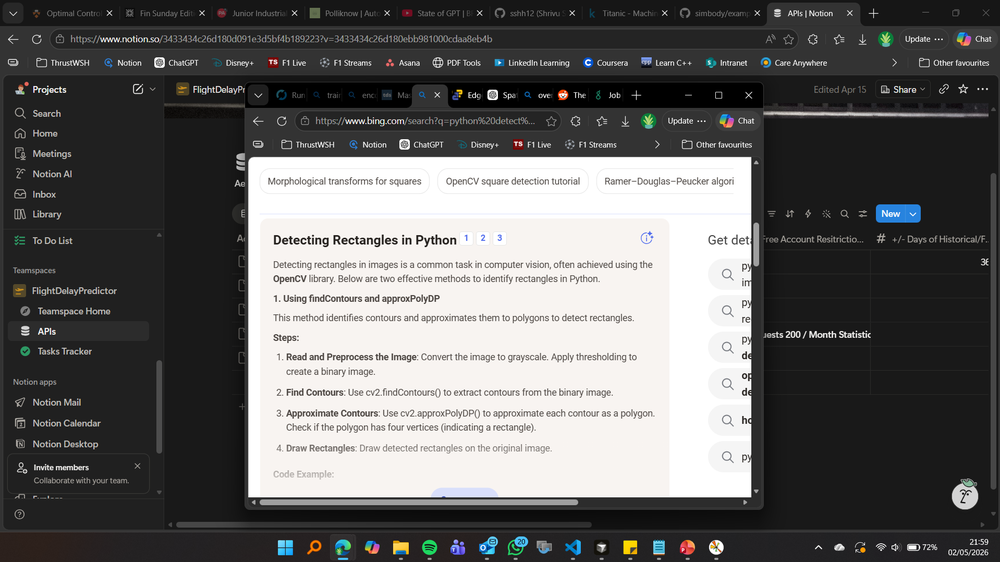
#> input picture snaps/screen.png, 1000 x 562 px, shrunk from 1918 x 1078 before the run
$ python windows.py   (older library calls are emulated)
#> lines starting #> are read from the running program, lines starting #| are printed output that depends on the picture; after the words box and inside, x2 and y2 are one past the last pixel; in counts of white or black regions, pixels touching at a corner belong together
import cv2
import matplotlib.pyplot as plt
import numpy as np

class Window:
    def __init__(self, bbox=(0,0,0,0)):
        self.bbox = bbox # (left, top, right, bottom), (x0, y0, x1, y1) where 0 is the top-left corner and 1 is the bottom-right corner of the bounding box
        self.x = self.bbox[0] # top-left x coordinate
        self.y = self.bbox[1] # top-left y coordinate
        self.dx = self.bbox[2] - self.bbox[0] # horizontal side length, (x1 - x0)
        self.dy = self.bbox[3] - self.bbox[1] # vertical side length, (y1 - y0)
        self.area = self.calcArea() # area of the bounding box

    def calcArea(self):
        return self.dx*self.dy

    def plot(self, ax=None):
        x = [
            self.bbox[0],           # top-left
            self.bbox[0] + self.dx, # top-right
            self.bbox[0] + self.dx, # bottom-right
            self.bbox[0],           # bottom-left
            self.bbox[0]            # repeat top-left
        ]
        y = [
            self.bbox[1],           # top-left
            self.bbox[1],           # top-right
            self.bbox[1] + self.dy, # bottom-right
            self.bbox[1] + self.dy, # bottom-left
            self.bbox[1]            # repeat top-left
        ]
        if ax is None:
            plt.plot(x, y)
        else:
            ax.plot(x, y)


def dispCurrentWindow(fig, currentWindow, img):
    """
    Grey out region around current window on-screen.
    Args:
        currentWindow (Window): Currently selected window for snipping with the cursor inside it.
    """
    rgb = np.array(img)
    gray = cv2.cvtColor(rgb, cv2.COLOR_BGR2GRAY)
    gray_rbg = np.stack((gray,)*3, axis=-1)  # make grayscale image 3-channel to accommodate later rgb addition

    # replace current window with rgb image (surrounding area grayscale)
    gray_rbg[currentWindow.bbox[1]:currentWindow.bbox[3], currentWindow.bbox[0]:currentWindow.bbox[2]] = rgb[currentWindow.bbox[1]:currentWindow.bbox[3], currentWindow.bbox[0]:currentWindow.bbox[2]]

    manager = fig.canvas.manager
    first_render = not getattr(fig, '_has_been_shown', False)

    ax = fig.gca()
    ax.clear()
    ax.axis('off')  # hide axes, ticks, and labels
    ax.set_xlim(0, gray_rbg.shape[1])
    ax.set_ylim(gray_rbg.shape[0], 0)
    ax.imshow(gray_rbg, aspect='auto', origin='upper', interpolation='nearest')
    currentWindow.plot(ax=ax) # plot bounding box perimeter

    if first_render:
        fig.canvas.draw()  # paint content before showing the window
        try:
            manager.window.deiconify()
        except Exception:
            try:
                manager.window.show()
            except Exception:
                pass
        fig._has_been_shown = True
    else:
        fig.canvas.draw_idle() # update fig

    plt.pause(0.0001) # pause to allow fig to render


def poly2Rect(poly):
    """
    Convert poly defined by four (x,y) pairs of vertices into rectangular bounding box, defined by (left, top, right, bottom) pixel locations.
    Args:
        poly (list): four (x,y) pairs of int values defining coordinates of each vertex of a polygon.
    Returns:
        bbox (tuple): four int values defining the top-left and bottom-right vertices of a rectangle, (left, top, right, bottom).
    """
    nVertices = 4
    # Separate x and y pixel coordinates
    x = [poly[i][0][0] for i in range(nVertices)]
    y = [poly[i][0][1] for i in range(nVertices)]

    bbox = (min(x), min(y), max(x), max(y))  # (left, top, right, bottom)

    return bbox

def getEdges(img, ksize=3, isDebug=False):
    """
    Detect horizontal anf vertical edges in image.
    Args:
        img (PIL.Image.Image): image in which to find edges
        ksize (int): kernel size for sobol, typically 3, 5 or 7
        isDebug (bool): set to true to plot output images intended for debugging
    Returns:
        edges (np.array): grayscale image identifying edge locations. Values assigned to each pixel. If >0, the pixel lies on an edge.
    """
    # Convert image to array
    img_array = np.array(img)

    # Convert to greyscale for edge detection
    gray = cv2.cvtColor(img_array, cv2.COLOR_BGR2GRAY)

    # Detect vertical edges
    sobel_x = cv2.Sobel(gray, ddepth=cv2.CV_64F, dx=1, dy=0, ksize=ksize) # first derivative in x direction
    sobel_x = cv2.convertScaleAbs(sobel_x) # convert to absolute values (gradient can be negative)

    # Detect horizontal edges
    sobel_y = cv2.Sobel(gray, ddepth=cv2.CV_64F, dx=0, dy=1, ksize=ksize) # first derivative in y direction
    sobel_y = cv2.convertScaleAbs(sobel_y)

    edges = cv2.bitwise_xor(sobel_x, sobel_y)
    # edges = cv2.Canny(gray, 100, 150) # Canny edge detection, min and max thresholds for edges

    if isDebug:
        # [9 lines of commented-out code are left out]

        plt.figure(figsize=(8, 6))
        plt.imshow(edges, cmap="gray")
        plt.title("Edges")
        plt.axis("off")

        plt.show()

    return edges

def getContours(edges, img, isDebug=False):
    """
    Extract each contour from edge image.
    Args:
        edges (np.array): 0-255 for each pixel, 0 if pixel is not on an edge, up to 255 if the pixel is on an edge.
        img (PIL.Image.Image): image (for debug plotting).
        isDebug (bool): set to true to plot output images intended for debugging.
    Returns:
        contours (np.array): vertices describing continuous, closed shapes.
    """
    contours, _ = cv2.findContours(edges, cv2.RETR_LIST, cv2.CHAIN_APPROX_SIMPLE) # RETR_LIST => return all contours unordered
                                                                                  # CHAIN_APPROX_SIMPLE => returns only vertices
    if isDebug:
        img_array = np.array(img)
        cv2.drawContours(img_array, contours, -1, (0, 255, 0), 3)
        cv2.imshow("Contours", img_array)

    return contours

def getBoxes(contours, img, isDebug=False):
    """
    Extract rectangles from contours.
    Args:
        contours (np.array): vertices defining continuous closed shapes.
        img (PIL.Image.Image): image (for debug plotting).
        isDebug (bool): set to true to plot output images intended for debugging.
    Returns:
        bbox (list): List of bounding boxes each storing a list of four (x,y) int pairs defining vertex locations.
    """
    bbox = []
    polys = []
    for contour in contours:
        # rectimate the contour to a polygon
        epsilon = 0.02 * cv2.arcLength(contour, True) # precision term that scales with the contour perimeter
        poly = cv2.approxPolyDP(contour, epsilon, True) # list of four (x,y) pairs defining vertex locations
                                                        # True => return only closed contours
        # Check if polygon has 4 vertices and is convex
        if len(poly) == 4 and cv2.isContourConvex(poly):
            x, y, w, h = cv2.boundingRect(poly)

            if w > 20 and h > 20:  # ignore very small shapes
                polys += [poly]
                bbox += [poly2Rect(poly)]

    if isDebug:
        img_array = np.array(img)
        cv2.drawContours(img_array, polys, -1, (0, 255, 0), 3)
        cv2.imshow("Contours", img_array)

    return bbox

def getWindows(img, isDebug=False):
    """
    Extract rectangular windows from screen for automatic clipping.
    Args:
        img (PIL.Image.Image): image of current screen.
        isDebug (bool): set to true to plot output images for debugging.
    Returns:
        windows (list): List of bounding boxes corresponding to clippable windows. Each bbox stores [left, top, right, bottom] pixel locations defining vertices.
    """
    edges       = getEdges(img, isDebug=isDebug)
    contours    = getContours(edges, img, isDebug=isDebug)
    bbox        = getBoxes(contours, img, isDebug=isDebug)

    bbox += [img.getbbox()] # append full screen bbox
    windows = [Window(rect) for rect in bbox] # convert each bbox to window object

    if isDebug:
        plt.figure(figsize=(8, 6))
        plt.imshow(img)
        plt.title("Windows")
        plt.axis("off")

        for window in windows:
            window.plot()

    return windows

if __name__ == "__main__":
    from PIL import Image

    img = Image.open("snaps/screen.png")
#> img is the input picture: PIL image 1000x562 RGBA; mean R, G, B, A 100, 99.3, 98.8, 255
    getWindows(img, True)
#> in getEdges, `sobel_x = cv2.convertScaleAbs(sobel_x)`:
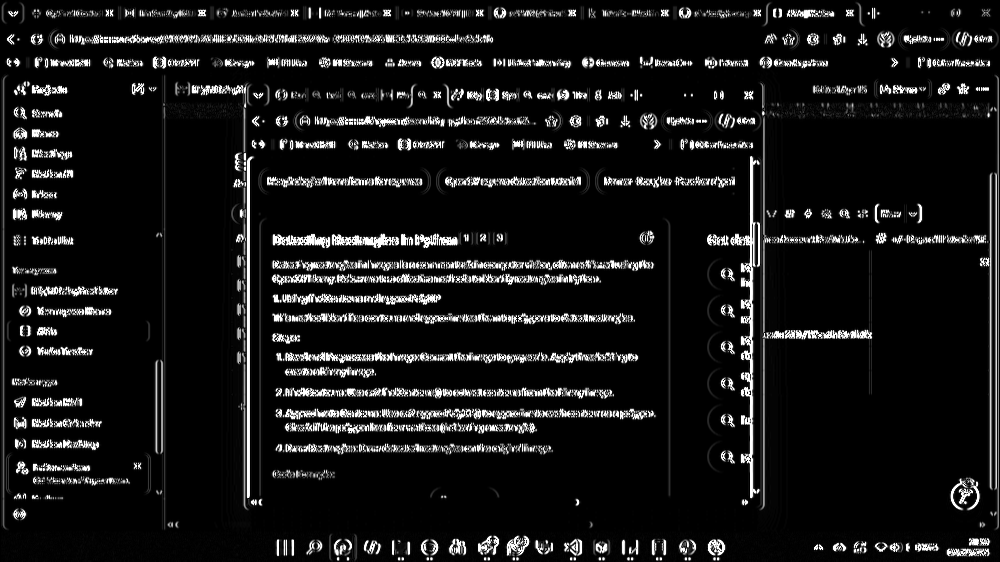
#> sobel_x: shape (562, 1000); min 0, max 255, mean 22.4
#> in getEdges, `sobel_y = cv2.Sobel(gray, ddepth=cv2.CV_64F, dx=0, dy=1, ksize=ksize)`:
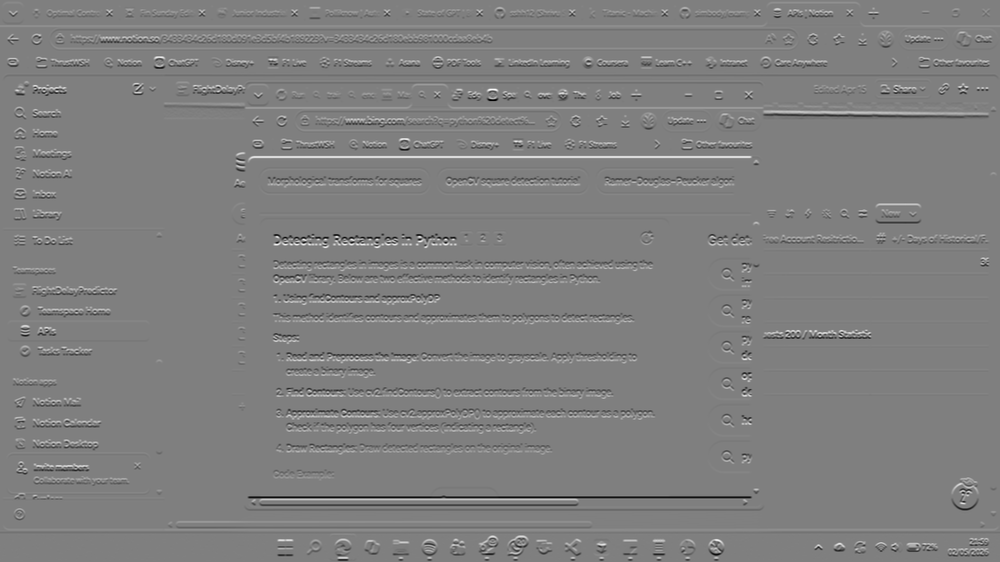
#> sobel_y: shape (562, 1000) float64; min -1020, max 1020, mean 0.2; drawn with min black and max white
#> in getEdges, `sobel_y = cv2.convertScaleAbs(sobel_y)`:
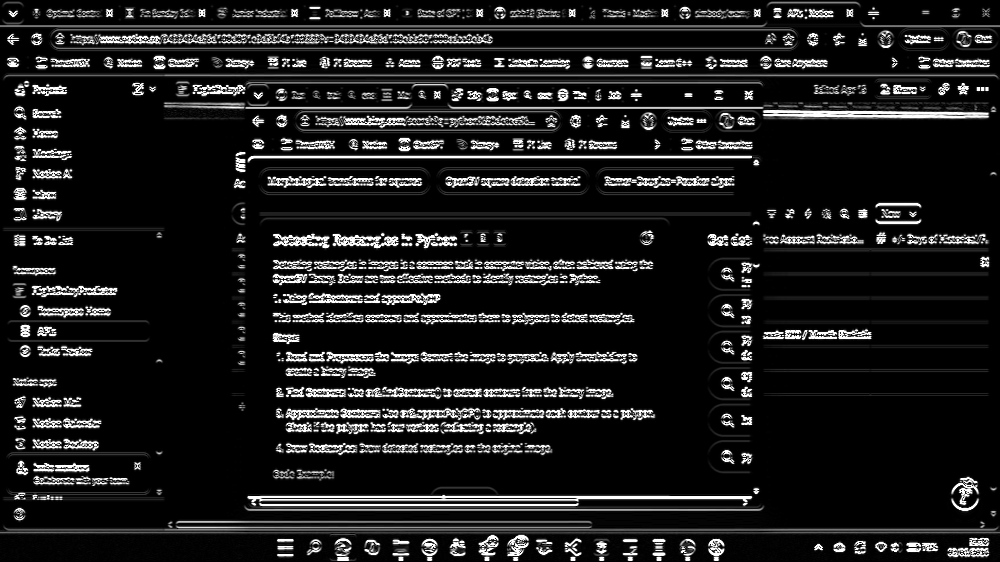
#> sobel_y: shape (562, 1000); min 0, max 255, mean 29
#> in getEdges, `edges = cv2.bitwise_xor(sobel_x, sobel_y)`:
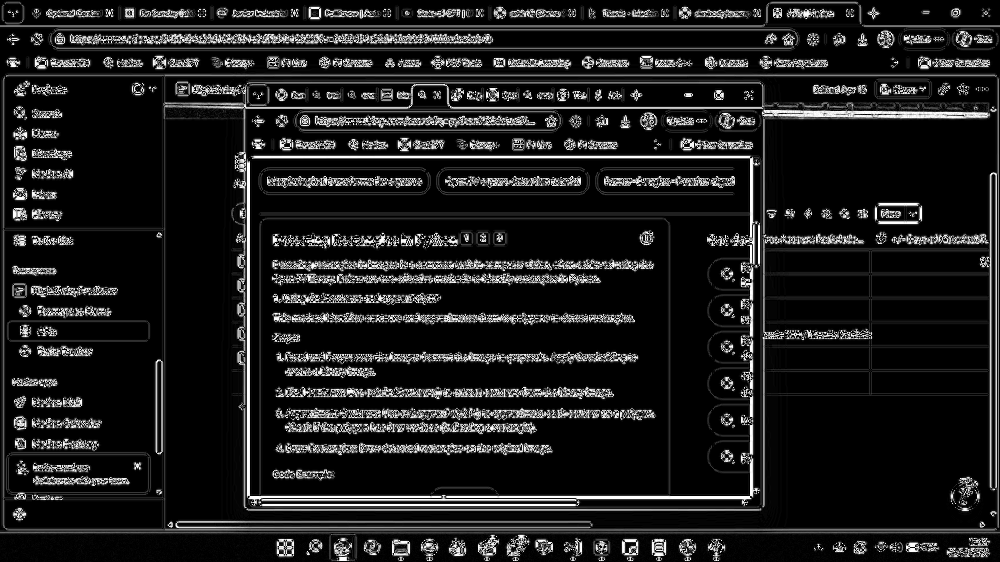
#> edges: shape (562, 1000); min 0, max 255, mean 29.3
#> in getContours, `contours, _ = cv2.findContours(edges, cv2.RETR_LIST, cv2.CHAIN_APPROX_..`: contours = 7175 contours, 6700 with area under 20; largest, box (x1, y1, x2, y2) and area: (0, 54, 1000, 562) 494352, (262, 219, 668, 495) 110474, (5, 231, 162, 497) 28929, (251, 160, 749, 495) 28122, (785, 395, 996, 528) 26614
#> in getContours, `cv2.drawContours(img_array, contours, -1, (0, 255, 0), 3)`:
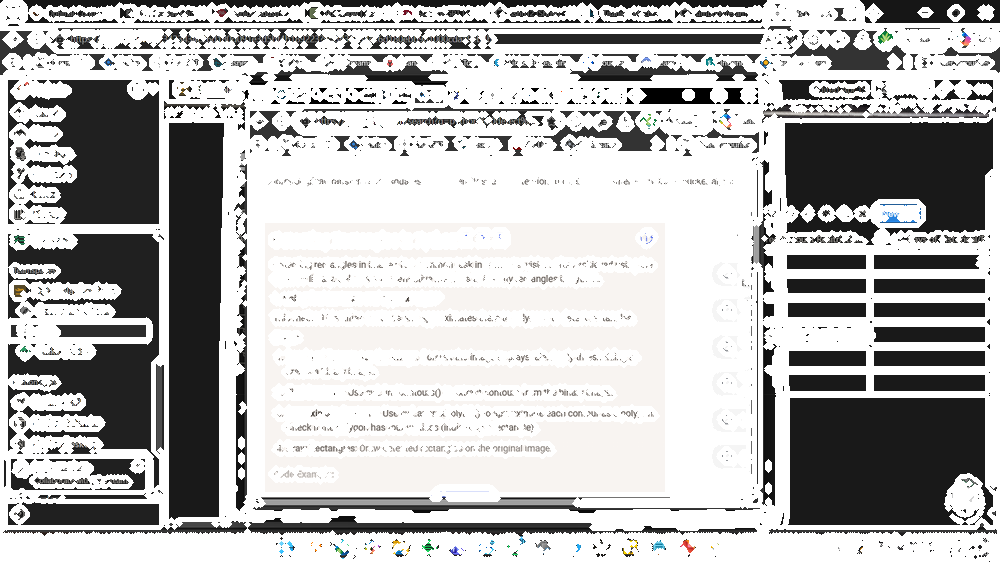
#> img_array: shape (562, 1000, 4); mean R, G, B, A 47.7, 183.7, 47, 118.7; transparent parts drawn white
#> the loop in getBoxes, `for contour in contours:` made 7175 passes
#> (epsilon, poly) on passes 3, 4, 5, 8, 10, 11, 12, 14, 15, 16: (0.113, [[993, 560], [994, 559], [995, 560], [994, 561]]), (0.113, [[979, 560], [980, 559], [981, 560], [980, 561]]), (0.113, [[952, 560], [953, 559], [954, 560], [953, 561]]), (0.113, [[934, 560], [935, 559], [936, 560], [935, 561]]), (0.113, [[914, 560], [915, 559], [916, 560], [915, 561]]), (0.113, [[911, 560], [912, 559], [913, 560], [912, 561]]), (0.113, [[908, 560], [909, 559], [910, 560], [909, 561]]), (0.113, [[874, 560], [875, 559], [876, 560], [875, 561]]), (0.113, [[871, 560], [872, 559], [873, 560], [872, 561]]), (0.113, [[868, 560], [869, 559], [870, 560], [869, 561]])
#> epsilon on passes 61, 62, 63, 64, 66, 67: 0.113, 0.113, 0.113, 0.113, 0.113, 0.113
#> after the loop in getBoxes, `for contour in contours:`: bbox = 14 items, first 6: (5, 501, 161, 528), (8, 456, 147, 492), (786, 395, 995, 527), (871, 372, 987, 393), (786, 372, 868, 393), (871, 348, 987, 368); polys = 14 contours; largest, box (x1, y1, x2, y2) and area: (0, 72, 999, 562) 484559, (263, 220, 668, 495) 110084, (786, 395, 996, 528) 26728, (166, 120, 226, 524) 22596, (8, 456, 148, 493) 4416
#> in getBoxes, `cv2.drawContours(img_array, polys, -1, (0, 255, 0), 3)`:
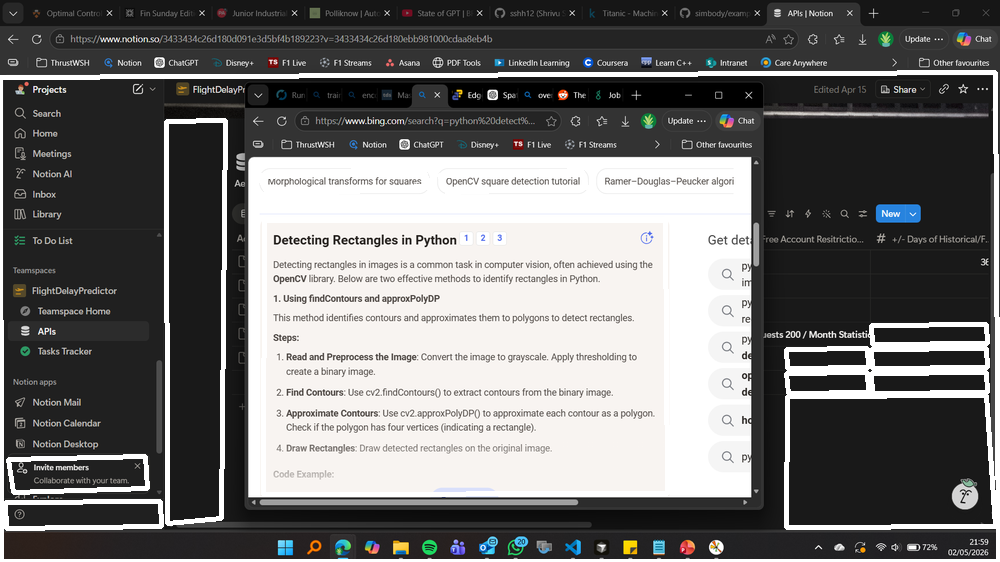
#> img_array: shape (562, 1000, 4); 7.06% of pixels changed, all inside (x1, y1, x2, y2) = (0, 70, 1000, 562); transparent parts drawn white
#> in getWindows, `bbox += [img.getbbox()]`: bbox = 15 items, first 6: (5, 501, 161, 528), (8, 456, 147, 492), (786, 395, 995, 527), (871, 372, 987, 393), (786, 372, 868, 393), (871, 348, 987, 368)
#> in getWindows, `windows = [Window(rect) for rect in bbox]`: windows = 15 items
#> the loop in getWindows, `for window in windows:` made 15 passes
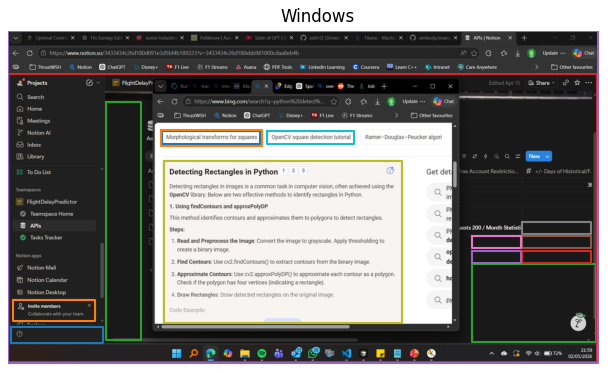
#> figure drawn by matplotlib, 1 panel
